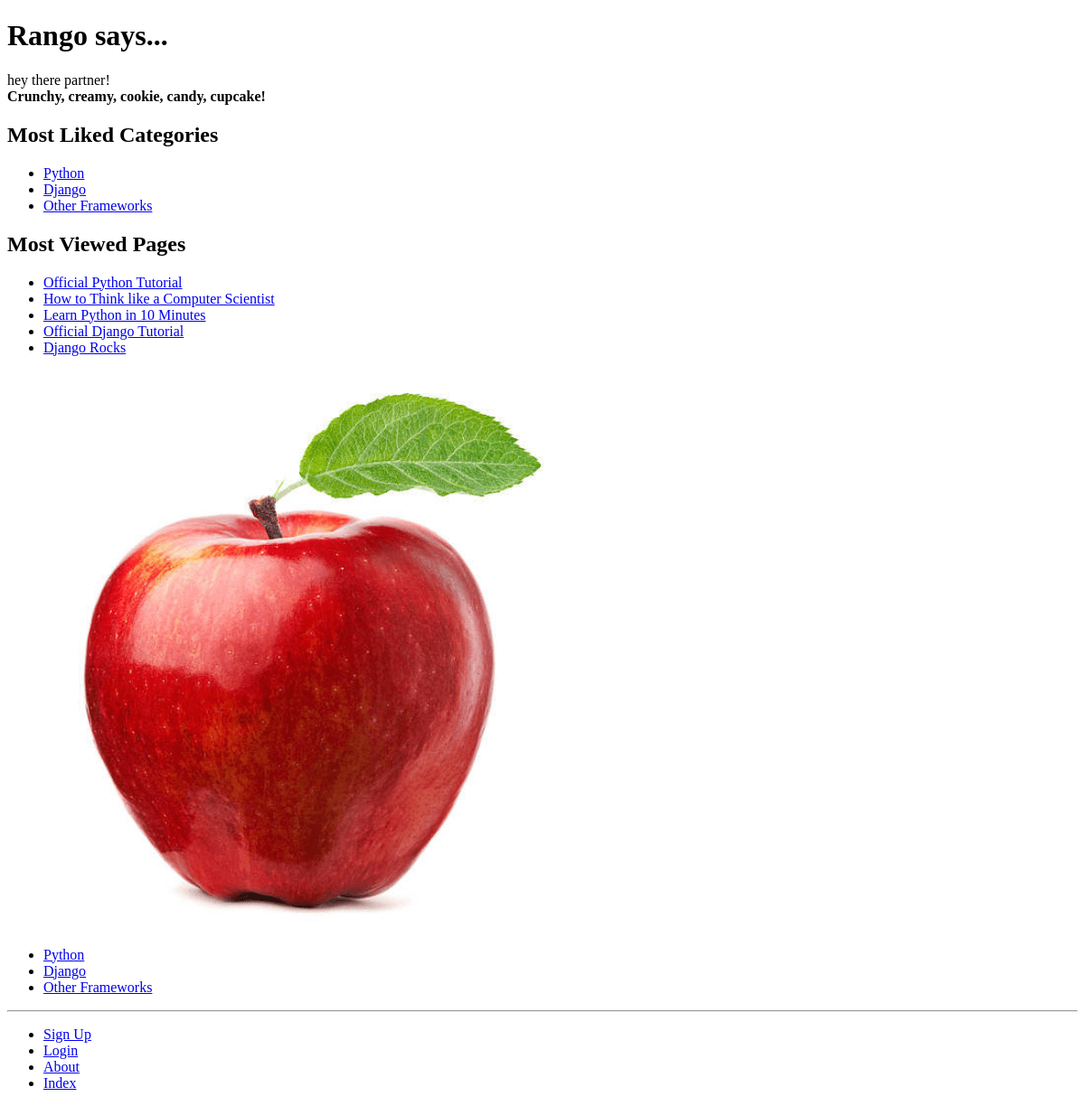
The app's page /, older data.
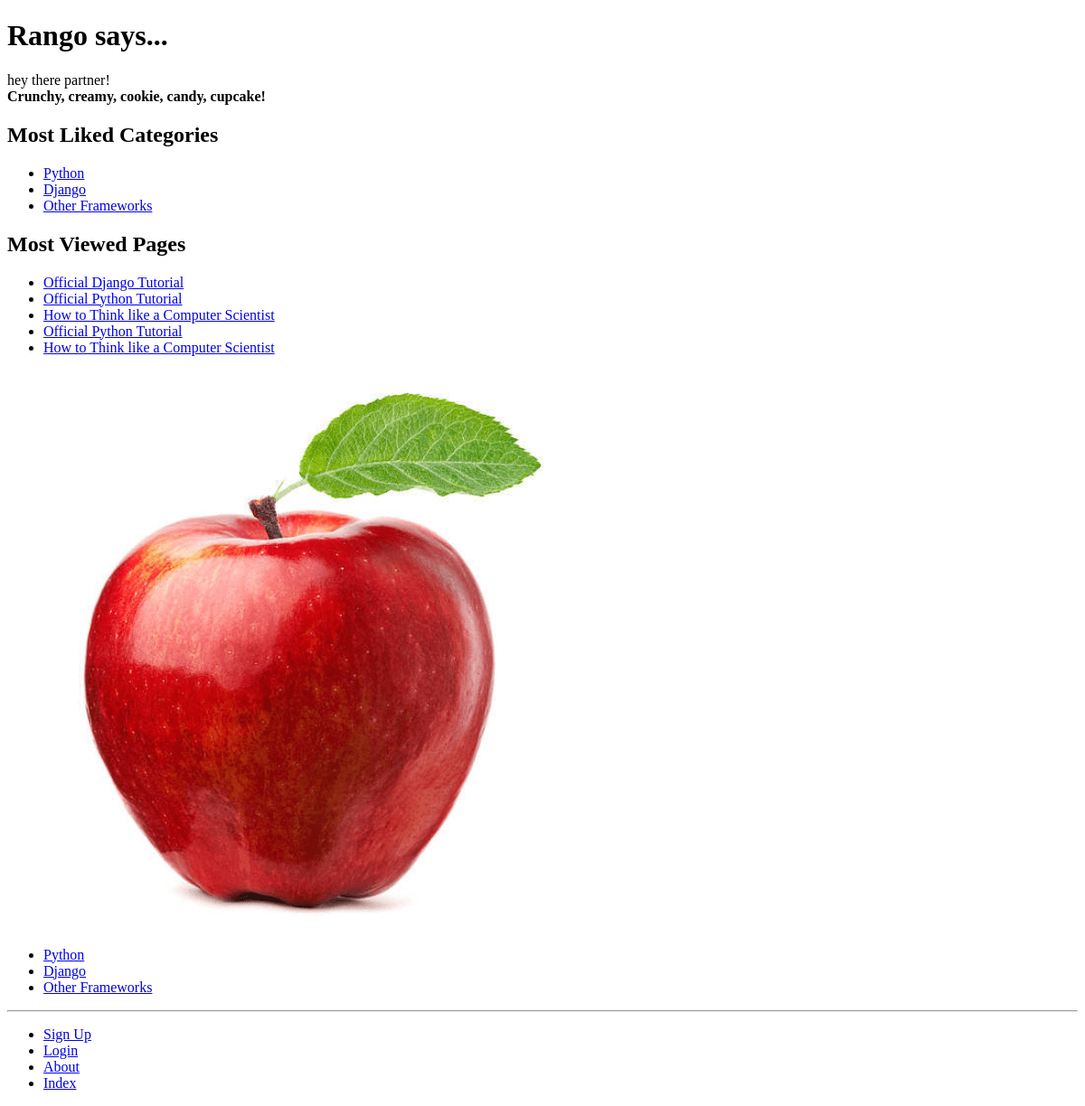
The same page, newer data.
### rango/models.py (models this page shows, shortened)
class Category(models.Model):
	name = models.CharField(max_length=128, unique=True)
	views = models.IntegerField(default=0)
	likes = models.IntegerField(default=0)
	slug = models.SlugField(unique=True)
	class Meta:
		verbose_name_plural = 'Categories'

class Page(models.Model):
	category = models.ForeignKey(Category, on_delete=models.CASCADE)
	title = models.CharField(max_length=128)
	url = models.URLField()
	views = models.IntegerField(default=0)

### rango/views.py (the view)
# urls.py: path('', views.index, name='index'),
def index(request):
	category_list = Category.objects.order_by('-likes')[:5]
	page_list = Page.objects.order_by('-views')[:5]
	context_dict = {}
	context_dict['boldmessage'] = 'Crunchy, creamy, cookie, candy, cupcake!'
	context_dict['categories'] = category_list
	context_dict['pages'] = page_list
	response = render(request, 'rango/index.html', context=context_dict)
	return response

### rango/templatetags/rango_template_tags.py (called while the page is built)
@register.inclusion_tag('rango/categories.html')
def get_category_list():
	return {'categories': Category.objects.all()}

### templates/rango/index.html (shortened to what this page needs)
{% extends 'rango/base.html' %}
{% load staticfiles %}
{%block body_block%}
		<h1>Rango says...</h1>
		<div>
			{% if user.is_authenticated %}
				howdy {{ user.username }}!
			{% else %}
    			hey there partner!
			{% endif %} <br />
			<strong>{{ boldmessage }}</strong><br />
		</div>
		<div>
			<h2>Most Liked Categories</h2>
			{% if categories %}
				<ul>
				{% for category in categories %}
					<li><a href="{% url 'rango:show_category' category.slug %}">{{ category.name }}</a></li>
				{% endfor %}
				</ul>
			{% else %}
				<strong>There are no categories present.</strong>
			{% endif %}
		</div>
		<div>
			<h2>Most Viewed Pages</h2>
			{% if pages %}
				<ul>
				{% for page in pages %}
					<li><a href="{{ page.url }}">{{ page.title }}</a></li>
				{% endfor %}
				</ul>
			{% else %}
				<strong>There are no pages present.</strong>
			{% endif %}
		</div>
		<div>
			<img src="{% static 'images/rango.jpg' %}"
			alt="Picture of Rango" />
		</div>
{%endblock%}

### templates/rango/categories.html
<ul>
{%if categories%}
{% for c in categories %}
<li><a href="{% url 'rango:show_category' c.slug %}">{{ c.name }}</a></li>
{% endfor %} {%else%}
<li><strong>There are no categories present.</strong></li> {%endif%}
</ul>

Row changes from the older to the newer data that the page shows:
no longer on this page (row unchanged): Page: title "Learn Python in 10 Minutes"
no longer on this page (row unchanged): Page: title "Django Rocks"
changed Page "Official Django Tutorial": moves up the list
added Page: title "Official Python Tutorial"
added Page: title "How to Think like a Computer Scientist"
